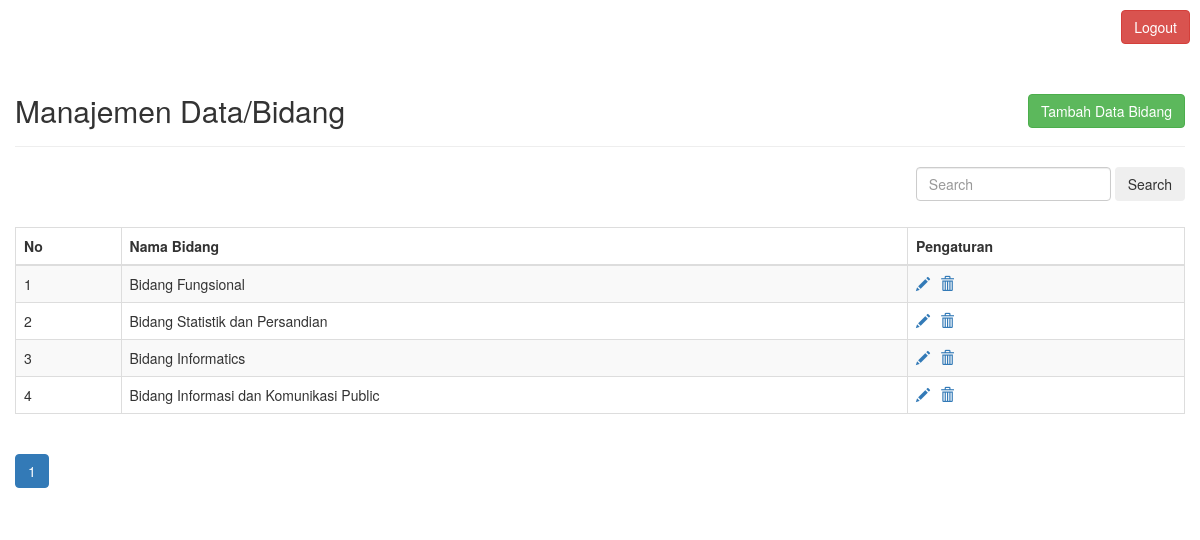
Screenshot of /bidang.php (signed in) with the database file from the repository.
### tables this page shows
CREATE TABLE `bidang` (
  `idBidang` int(11) NOT NULL,
  `nama_bidang` varchar(255) NOT NULL
);

### bidang.php (the view, shortened to what this page needs)
<!DOCTYPE html>
<html lang="en">
    <head>
        <link rel="stylesheet" href="https://maxcdn.bootstrapcdn.com/bootstrap/3.3.7/css/bootstrap.css">
    </head>
    <body>
        <nav class="nav">
            <a href="logout.php" class="btn btn-danger pull-right">Logout</a>
        </nav>
        <div class="wrapper">
            <div class="container-fluid">
                <div class="row">
                    <div class="col-md-12">
                        <div class="page-header clearfix">
                            <h2 class="pull-left">Manajemen Data/Bidang</h2>
                            <a href="create_bidang.php" class="btn btn-success pull-right">Tambah Data Bidang</a>
                        </div>
                        <form class="form-inline pull-right" method="get">
                            <input class="form-control mr-sm-2" type="search" name="search" placeholder="Search" aria-label="Search">
                            <button class="btn btn-outline-success my-2 my-sm-0" type="submit">Search</button>
                        </form>
                        <br><br><br>
                        <?php
                            require_once "config.php";
                            $batas = 5;
                            $halaman = @$_GET['halaman'];
                            if (empty($halaman)) {
                                $posisi = 0;
                                $halaman = 1;
                            } else {
                                $posisi = ($halaman - 1) * $batas;
                            }
                            if (isset($_GET['search'])) {
                                $search = $_GET['search'];
                                $sql = "SELECT * FROM bidang WHERE nama_bidang LIKE '%$search%' ORDER BY idBidang ASC LIMIT $posisi, $batas";
                            } else {
                                $sql = "SELECT * FROM bidang ORDER BY idBidang ASC LIMIT $posisi, $batas";
                            }
                            if ($result = mysqli_query($link, $sql)) {
                                if (mysqli_num_rows($result) > 0) {
                        ?>
                        <table class="table table-bordered table-striped">
                            <thead>
                                <tr>
                                    <th>No</th>
                                    <th>Nama Bidang</th>
                                    <th>Pengaturan</th>
                                </tr>
                            </thead>
                            <tbody>
                                <?php
                                    $i = 1 + $posisi;
                                    while ($row = mysqli_fetch_array($result)) {
                                ?>
                                <tr>
                                    <td><?= $i ?></td>
                                    <td><?= $row['nama_bidang'] ?></td>
                                    <td>
                                        <?php
                                            echo "<a href='update_bidang.php?id=" . $row['idBidang'] ."' title='Update record' data-toggle='tooltip'><span class='glyphicon glyphicon-pencil'>
                                            </span></a>";
                                            echo "<a href='delete_bidang.php?id=" . $row['idBidang'] ."' title='Delete record' data-toggle='tooltip'><span class='glyphicon glyphicon-trash'>
                                            </span></a>";
                                        ?>
                                    </td>
                                </tr>
                                <?php
                                         $i++;
                                    }
                                ?>
                                </tbody>
                            </table>
                            <ul class="pagination">
                                <?php
                                    if (isset($_GET['search'])) {
                                        $search = $_GET['search'];
                                        $query2 = "SELECT * FROM bidang WHERE nama_bidang LIKE '%$search%' ORDER BY idBidang ASC";
                                    } else {
                                        $query2 = "SELECT * FROM bidang ORDER BY nama_bidang ASC";
                                    }
                                    $result2 = mysqli_query($link, $query2);
                                    $jmldata = mysqli_num_rows($result2);
                                    $jmlhalaman = ceil($jmldata / $batas);
                                    for ($i = 1; $i <= $jmlhalaman; $i++) {
                                         if ($i != $halaman) {
                                            if (isset($_GET['search'])) {
                                                $search = $_GET['search'];
                                                echo "<li class='page-item'><a class='page-link' href='bidang.php?halaman=$i&search=$search'>$i</a></li>";
                                            } else {
                                                echo "<li class='page-item'><a class='page-link' href='bidang.php?halaman=$i'>$i</a></li>";
                                            }
                                        } else {
                                            echo "<li class='page-item active'><a class='page-link' href='#'>$i</a></li>";
                                        }
                                    }
                                ?>
                            </ul>
                            <?php
                                } else {
                            ?>
                            <p class="lead"><em>No records were found</em></p>
                            <?php
                                }
                            } else {
                                echo "ERROR: Could not able to execute $sql. " . mysqli_error($link);
                            }
                        ?>
                    </div>
                </div>
            </div>
        </div>
    </body>
</html>

### bidang.php (style rules this page uses)
.nav { padding: 10px; margin: 0 auto; }
.wrapper { width: 1200px; margin: 0 auto; }
.page-header h2 { margin-top: 0; }
table tr td:last-child a { margin-right: 10px; }

### rows the page displays
bidang: nama_bidang "Bidang Fungsional"
bidang: nama_bidang "Bidang Statistik dan Persandian"
bidang: nama_bidang "Bidang Informatics"
bidang: nama_bidang "Bidang Informasi dan Komunikasi Public"
